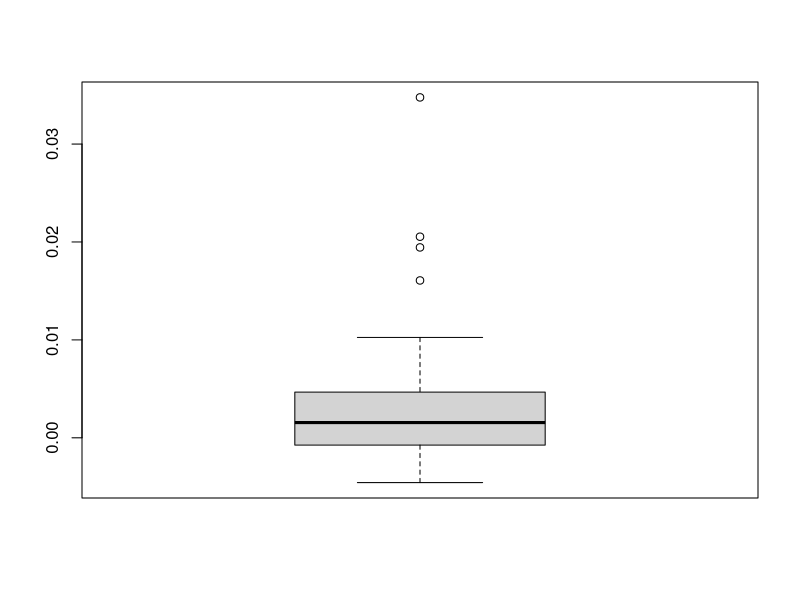
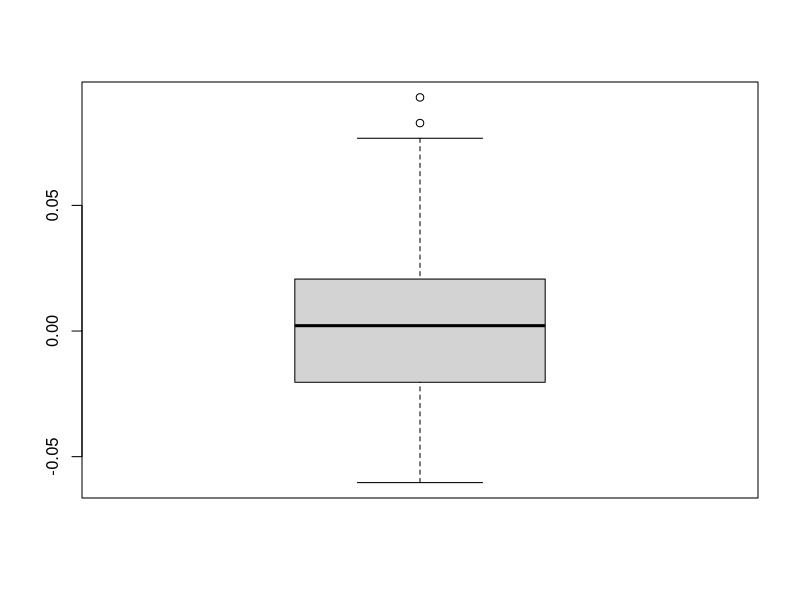
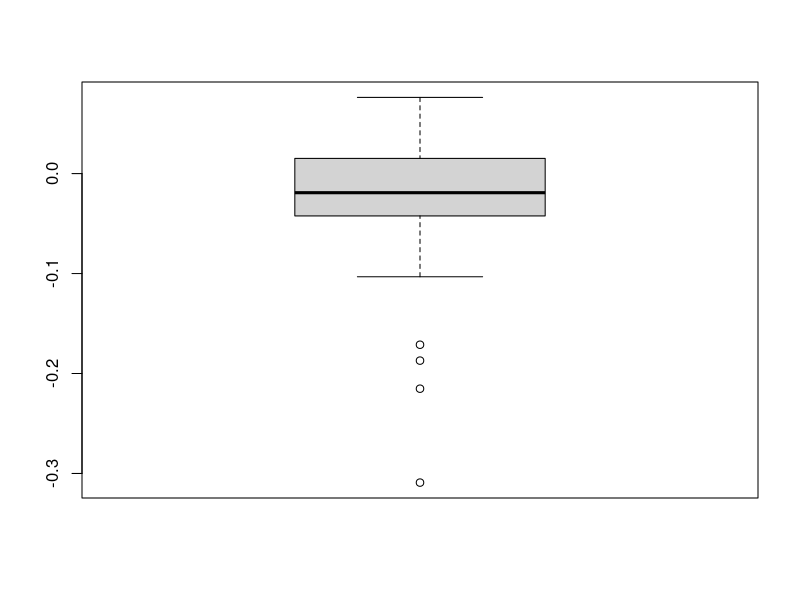

Recreate these plots in R, in order.
library(ggplot2)
#---------------------paramètres initiaux------------
omega_0 <- 0.01
alpha_0 <- 0.12
beta_0 <- 0.82
theta_0 = c(omega_0,alpha_0,beta_0)
eps2_0 = 0 
sigma2_0 = omega_0/(1-alpha_0-beta_0)

#---------------------- calcul des sigma2 et des eps2 ------------------------

#calcul récurssif pour un sigma(t) précis
func_sigma2 <- function(t,sigma2_init,eta2,theta){
  res <- sigma2_init
  if(t>1){
    res<-theta[1] + (theta[2]*eta2[t-1] + theta[3])*func_sigma2(t-1,sigma2_init,theta)}
  return(res)}

#calcul d'une suite de n sigma(t)**2, à partir de la formule récurrente
func_suite_sigma2 <- function(n,sigma2_init,eta2,theta){
  sigmas2 = c(sigma2_init)
  for(i in 2:n){sigmas2[i] = theta[1] + (theta[2]*eta2[i-1] + theta[3])*sigmas2[i-1]}
  return(sigmas2)}

#calcul d'une suite de n epsilon(t)**2 (à partir des sigmas(t))
func_suite_eps2 <- function(n,eps2_init,sigma2_init,eta2,theta){
  res = eta2*func_suite_sigma2(n,sigma2_init,eta2,theta)
  res[0] = eps2_init
  return(res)}

#---------------------- Methode du quasi-maximum de vraisemblance ----------
QML <-function(theta,n){
  eps2 = func_suite_eps2(n,eps2_0,sigma2_0,rnorm(n,mean=0,sd=1)**2,theta)
  
  f_opt <- function(theta_opt){
    sigmas2_QML = c(theta_opt[1]/(1-theta_opt[2]-theta_opt[3]))
    for(i in 2:n){sigmas2_QML[i]=theta_opt[1]+theta_opt[2]*eps2[i-1]+theta_opt[3]*sigmas2_QML[i-1]}
    #on retire les 20 premières données (négligeables cf notes)
    return(sum(log(sigmas2_QML[100:n])+(eps2[100:n]/sigmas2_QML[100:n]))) } 
  
  theta_init = c(0.06,0.2,0.6)
  ui <- cbind(c(1,-1,0,0,0,0),c(0,0,1,-1,0,0),c(0,0,0,0,1,-1))
  ci <- c(0.001, -1, 0, -3, 0, -0.99)
  return(constrOptim(theta=theta_init,f = f_opt,ci=ci,ui=ui,gr=NULL))}

res = matrix(0,100,3)
for(i in 1:100){res[i,]=QML(theta_0,10**3)$par}
res = as.data.frame(res)
colnames(res) = c("omega","alpha","beta")
res$omega = res$omega-omega_0
res$alpha = res$alpha-alpha_0
res$beta = res$beta-beta_0
boxplot(res$omega)
boxplot(res$alpha)
boxplot(res$beta)
